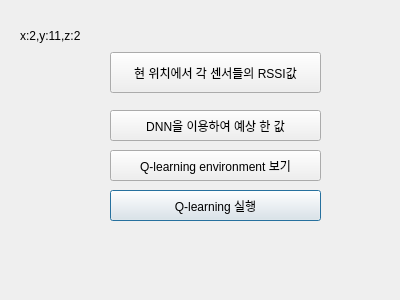
<?xml version="1.0" encoding="UTF-8"?>
<ui version="4.0">
 <class>Dialog</class>
 <widget class="QDialog" name="Dialog">
  <property name="geometry">
   <rect>
    <x>0</x>
    <y>0</y>
    <width>400</width>
    <height>300</height>
   </rect>
  </property>
  <property name="windowTitle">
   <string>Dialog</string>
  </property>
  <widget class="QLabel" name="label">
   <property name="geometry">
    <rect>
     <x>20</x>
     <y>25</y>
     <width>81</width>
     <height>21</height>
    </rect>
   </property>
   <property name="text">
    <string>x:2,y:11,z:2</string>
   </property>
  </widget>
  <widget class="QPushButton" name="btn4">
   <property name="geometry">
    <rect>
     <x>110</x>
     <y>190</y>
     <width>211</width>
     <height>31</height>
    </rect>
   </property>
   <property name="text">
    <string>Q-learning 실행</string>
   </property>
  </widget>
  <widget class="QPushButton" name="btn1">
   <property name="geometry">
    <rect>
     <x>110</x>
     <y>52</y>
     <width>211</width>
     <height>41</height>
    </rect>
   </property>
   <property name="text">
    <string>현 위치에서 각 센서들의 RSSI값</string>
   </property>
  </widget>
  <widget class="QPushButton" name="btn2">
   <property name="geometry">
    <rect>
     <x>110</x>
     <y>110</y>
     <width>211</width>
     <height>31</height>
    </rect>
   </property>
   <property name="text">
    <string>DNN을 이용하여 예상 한 값</string>
   </property>
  </widget>
  <widget class="QPushButton" name="btn3">
   <property name="geometry">
    <rect>
     <x>110</x>
     <y>150</y>
     <width>211</width>
     <height>31</height>
    </rect>
   </property>
   <property name="text">
    <string>Q-learning environment 보기</string>
   </property>
  </widget>
 </widget>
 <resources/>
 <connections/>
</ui>
